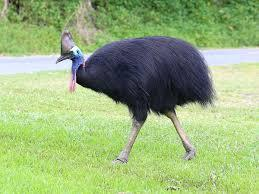
#> input picture colorida.jpg.jpg, 259 x 194 px
$ python -i Aug.py   (imports and definitions only)   (older library calls are emulated)
#> lines starting #> are read from the running program, lines starting #| are printed output that depends on the picture
#> further down, picture is the input picture: PIL image 259x194 RGB; mean R, G, B 152.8, 178.2, 123.6
import numpy as np
from PIL import Image, ImageOps, ImageEnhance
import math
from math import floor, ceil
import random

from scipy.ndimage import zoom
from scipy.ndimage import grey_erosion
from scipy.ndimage import gaussian_filter
from scipy.ndimage.interpolation import shift

from skimage import transform
from skimage import util
from cv2 import Canny
import cv2

from prettytable import PrettyTable
from prettytable import MSWORD_FRIENDLY


# [122 lines left out: function skew, not called in this run]

def invert(image):#***************************************************8
    return ImageOps.invert(image)#invert

# [26 lines left out: functions brilho, color, contrast, flip, not called in this run]

def shear(image, max_shear_left = 0.8, max_shear_right = 0.7):#***************************************************8
    ######################################################################
    # Old version which uses SciKit Image
    ######################################################################
    # We will use scikit-image for this so first convert to a matrix
    # using NumPy
    # amount_to_shear = round(random.uniform(self.max_shear_left, self.max_shear_right), 2)
    # image_array = np.array(image)
    # And here we are using SciKit Image's `transform` class.
    # shear_transformer = transform.AffineTransform(shear=amount_to_shear)
    # image_sheared = transform.warp(image_array, shear_transformer)
    #
    # Because of warnings
    # with warnings.catch_warnings():
    #     warnings.simplefilter("ignore")
    #     return Image.fromarray(img_as_ubyte(image_sheared))
    ######################################################################

#> called with max_shear_left = 0.8, max_shear_right = 0.7
    width, height = image.size
#> width = 259; height = 194
    angle_to_shear = int(random.uniform((abs(max_shear_left)*-1) - 1, max_shear_right + 1))
    if angle_to_shear != -1: angle_to_shear += 1

    directions = ["x", "y"]
    direction = random.choice(directions)

    # We use the angle phi in radians later
    phi = math.tan(math.radians(angle_to_shear))

    if direction == "x":
        # Here we need the unknown b, where a is
        # the height of the image and phi is the
        # angle we want to shear (our knowns):
        # b = tan(phi) * a
        shift_in_pixels = phi * height

        if shift_in_pixels > 0:
            shift_in_pixels = math.ceil(shift_in_pixels)
        else:
            shift_in_pixels = math.floor(shift_in_pixels)

        # For negative tilts, we reverse phi and set offset to 0
        # Also matrix offset differs from pixel shift for neg
        # but not for pos so we will copy this value in case
        # we need to change it
        matrix_offset = shift_in_pixels
        if angle_to_shear <= 0:
            shift_in_pixels = abs(shift_in_pixels)
            matrix_offset = 0
            phi = abs(phi) * -1

        # Note: PIL expects the inverse scale, so 1/scale_factor for example.
        transform_matrix = (1, phi, -matrix_offset, 0, 1, 0)

        image = image.transform((int(round(width + shift_in_pixels)), height), Image.AFFINE, transform_matrix, Image.BICUBIC)

        image = image.crop((abs(shift_in_pixels), 0, width, height))

        return image.resize((width, height), resample=Image.BICUBIC)

    elif direction == "y":
        shift_in_pixels = phi * width
#> shift_in_pixels = 9.04

        matrix_offset = shift_in_pixels
#> matrix_offset = 9.04
        if angle_to_shear <= 0:
            shift_in_pixels = abs(shift_in_pixels)
            matrix_offset = 0
            phi = abs(phi) * -1

        transform_matrix = (1, 0, 0, phi, 1, -matrix_offset)
#> transform_matrix = (1, 0, 0, 0.0349, 1, -9.04)
        image = image.transform((width, int(round(height + shift_in_pixels))), Image.AFFINE, transform_matrix, Image.BICUBIC)
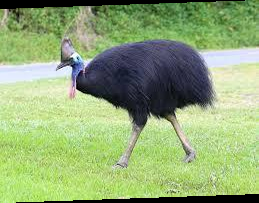
#> image: PIL image 259x203 RGB; mean R, G, B 145.6, 169.9, 117.7
        image = image.crop((0, abs(shift_in_pixels), width, height))
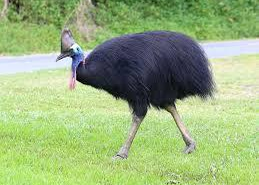
#> image: PIL image 259x185 RGB; mean R, G, B 153.3, 177.9, 124.6
        return image.resize((width, height), resample=Image.BICUBIC)
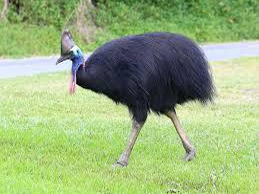
#> returned value: PIL image 259x194 RGB; mean R, G, B 153.3, 177.9, 124.6

# [181 lines left out: functions distort, center_zoom, zoom_random, random_erasing, shifts, rotation, not called in this run]
'''
def edge(image, minVal=100, maxVal=100):#***************************************************8
    return  cv2.Canny(image, minVal=minVal, maxVal=maxVal)
'''

def edge(image):#***************************************************8
    return  cv2.Canny(image,100,100)

def gaussian(image, sig=1.0, fill='nearest' ):#***************************************************8
    return gaussian_filter(image, sigma=sig, order=0, cval=0.0, truncate=4.0, mode=fill)

def random_noise(image, mode1='s&p'):#***************************************************8
    return util.random_noise(image, mode=mode1, seed=None, clip=True)


# Databricks notebook source
import numpy as np
from PIL import Image, ImageOps, ImageEnhance
import math
from math import floor, ceil
import random
import pandas as pd
from IPython.display import display

from scipy.ndimage import zoom
from scipy.ndimage import grey_erosion
from scipy.ndimage import gaussian_filter
from scipy.ndimage.interpolation import shift

from skimage import transform
from skimage import util

# vetor de string:

#cada elemento do vetor vc executa uma função/ parametro dela tbm
import random
from numpy import select

from numpy.random import laplace

# COMMAND ----------

import numpy as np
import matplotlib.pyplot as plt
import os
import cv2
#from tqdm import tqdm

import os
import pathlib
import random

# [6 lines of commented-out code are left out]

from skimage import transform

from random import randint

from skimage import util

class Operacao:
    #prob = 0
    # [6 lines left out: function __init__, not called in this run]

    def execute(self):
            raise NotImplementedError("abs class")
    def get_class_name(self):
        return self.__class__.__name__
    def get_dict_atrs(self):
        return self.__dict__

# COMMAND ----------

class Skew (Operacao):
    # [4 lines left out: function __init__, not called in this run]
    def execute(self, image):
        return skew(image, skew_type=self.skew_type, magnitude=self.magnitude)

# COMMAND ----------

class Invert (Operacao):
    def __init__(self, prob):
        Operacao.__init__(self, prob)
    def execute(self, image):
        return ImageOps.invert(image)

# COMMAND ----------

class Rotacao(Operacao):
    # [5 lines left out: function __init__, not called in this run]
    def execute(self, image):
        return Image.fromarray(np.uint8(rotation(np.array(image).astype('uint8'), max_left_rotation=self.max_left_rotation, max_right_rotation=self.max_right_rotation)*255 ))

# COMMAND ----------

class Zoom_Random(Operacao):
    # [4 lines left out: function __init__, not called in this run]
    def execute(self, image):
        return zoom_random(image, self.percentage_area, self.randomise)

# COMMAND ----------

class Random_Noise(Operacao):
    def __init__(self, prob, mode='s&p'):
        Operacao.__init__(self, prob)
        self.mode = mode#gaussian,localvar,poisson,salt,pepper,s&p,speckle
    def execute(self, image):
        return Image.fromarray(np.uint8(random_noise(np.array(image).astype('uint8'))*255 ))

# COMMAND ----------

class Gaussian(Operacao):# argumentos-----------------------------------
    # [4 lines left out: function __init__, not called in this run]
    def execute(self, image):
        return gaussian(image, sig=self.sig, fill=self.fill)

# COMMAND ----------

class Random_Erasing(Operacao):
    # [4 lines left out: function __init__, not called in this run]
    def execute(self, image):
        return random_erasing(image, rectangle_area = self.rectangle_area, repetitions=self.repetitions)


# COMMAND ----------

class Shift(Operacao):
    # [6 lines left out: function __init__, not called in this run]
    def execute(self, image):
        return shifts(image, horizontal_max=self.horizontal_max, vertical_max=self.vertical_max, randomise=self.randomise, fill=self.fill)

# COMMAND ----------

class Zoom(Operacao):
    # [4 lines left out: function __init__, not called in this run]
    def execute(self, image):
        return center_zoom(image, min_factor=self.min_factor, max_factor=self.max_factor)

# COMMAND ----------

class Distort(Operacao):
    # [5 lines left out: function __init__, not called in this run]
    def execute(self, image):
        return distort(image, grid_width=self.grid_width, grid_height=self.grid_height, magnitude=self.magnitude)

# COMMAND ----------

class Shear(Operacao):
    # [4 lines left out: function __init__, not called in this run]
    def execute(self, image):
        return shear(image,  max_shear_left=self.max_shear_left,  max_shear_right=self.max_shear_right)

# COMMAND ----------

class Flip(Operacao):
    def __init__(self, prob, top_bottom_left_right='RANDOM'):
        Operacao.__init__(self, prob)
        self.top_bottom_left_right  = top_bottom_left_right
    def execute(self, image):
        return flip(image,  top_bottom_left_right=self.top_bottom_left_right)

# COMMAND ----------

class Skew(Operacao):
    # [4 lines left out: function __init__, not called in this run]
    def execute(self, image):
        return skew(image,  skew_type=self.skew_type,  magnitude=self.magnitude)

# COMMAND ----------

class Grey_Erosion(Operacao):#******adicionar argumentos
    def __init__(self, prob):
        Operacao.__init__(self, prob)
    def execute(self, image):
        return Image.fromarray(np.uint8(grey_erosion(np.array(image).astype('uint8'),size=(3,3))*255 ))

# COMMAND ----------

'''class Edge(Operacao):#******adicionar argumentos
    def __init__(self, prob, minVal=100, maxVal=100):
        Operacao.__init__(self, prob)
        self.minVal=minVal
        self.maxVal=maxVal
    def execute(self, image):
        return Image.fromarray(np.uint8(Aug.edge(np.array(image).astype('uint8'), minVal=self.minVal, maxVal=self.maxVal)*255 ))'''
class Edge(Operacao):
    def __init__(self, prob):
        Operacao.__init__(self, prob)
    def execute(self, image):
        return Image.fromarray(np.uint8(edge(np.array(image).astype('uint8'))*255 ))

# COMMAND ----------

class Contrast(Operacao):
    # [4 lines left out: function __init__, not called in this run]
    def execute(self, image):
        return contrast(image, min_factor=self.min_factor, max_factor=self.max_factor)

# COMMAND ----------

class Color(Operacao):
    # [4 lines left out: function __init__, not called in this run]
    def execute(self, image):
        return color(image, min_factor=self.min_factor, max_factor=self.max_factor)

# COMMAND ----------

class Brilho(Operacao):
    # [4 lines left out: function __init__, not called in this run]
    def execute(self, image):
        return brilho(image, min_factor=self.min_factor, max_factor=self.max_factor)

# COMMAND ----------

class Pipe:
    def __init__(self):
        self.lista_de_operacoes = []
    def add(self, objeto):
        self.lista_de_operacoes.append(objeto)
    def remove(self, posicao = -1):
        self.lista_de_operacoes.pop(posicao)
    def replace(self, index, objeto):
        self.lista_de_operacoes[index] = objeto
    # [46 lines left out: functions operar, print_pipe, not called in this run]

>>> from PIL import Image
>>> picture = Image.open('colorida.jpg.jpg')
>>> result = shear(picture)
